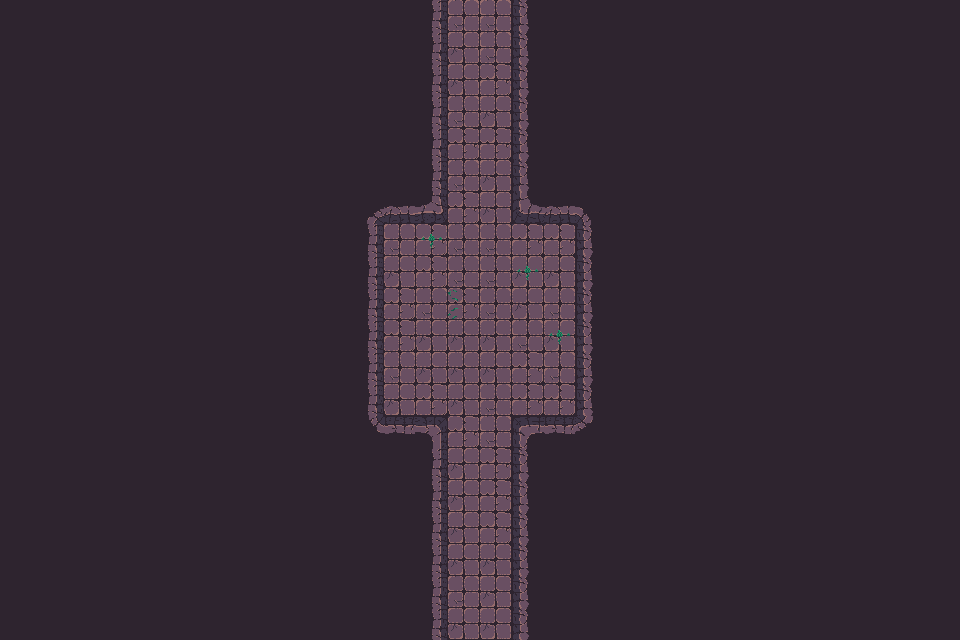

The image is a tile-based game level rendered from a .tmx file. Its description and complete source (layers, tilesets, objects, tile grids) follow:
An orthogonal 30x20 tile map with 32x32 px tiles, 3 tile layers (Walls, Decor, Items), 2 tilesets and 58 objects.

<map version="1.10" tiledversion="1.11.2" orientation="orthogonal" renderorder="right-down" width="30" height="20" tilewidth="32" tileheight="32" infinite="0" nextlayerid="3" nextobjectid="1">
    <tileset firstgid="1" name="Town Tileset" tilewidth="32" tileheight="32" tilecount="64" columns="8">
        <image source="../../../tiles/World H Tileset.png" trans="ff00ff" width="256" height="256" />
        <tile id="4">
            <objectgroup draworder="index" id="2">
                <object id="1" x="0" y="0" width="32" height="32" />
            </objectgroup>
        </tile>
        <tile id="5">
            <objectgroup draworder="index" id="2">
                <object id="1" x="0" y="0" width="32" height="32" />
            </objectgroup>
        </tile>
        <tile id="6">
            <objectgroup draworder="index" id="2">
                <object id="1" x="0" y="0" width="32" height="32" />
            </objectgroup>
        </tile>
        <tile id="7">
            <objectgroup draworder="index" id="2">
                <object id="1" x="0" y="0" width="32" height="32" />
            </objectgroup>
        </tile>
        <tile id="8">
            <objectgroup draworder="index" id="2">
                <object id="1" x="0" y="0" width="32" height="32" />
            </objectgroup>
        </tile>
        <tile id="10">
            <objectgroup draworder="index" id="2">
                <object id="1" x="0" y="32" width="32" height="0" />
            </objectgroup>
        </tile>
        <tile id="11">
            <objectgroup draworder="index" id="2">
                <object id="1" x="0" y="32" width="32" height="0" />
                <object id="2" x="32" y="0" width="0" height="32" />
            </objectgroup>
        </tile>
        <tile id="12">
            <objectgroup draworder="index" id="2">
                <object id="1" x="32" y="0" width="0" height="32" />
            </objectgroup>
        </tile>
        <tile id="13">
            <objectgroup draworder="index" id="2">
                <object id="1" x="0" y="32" width="32" height="0" />
                <object id="2" x="0" y="32" width="32" height="0" />
                <object id="3" x="0" y="0" width="0" height="32" />
            </objectgroup>
        </tile>
        <tile id="14">
            <objectgroup draworder="index" id="2">
                <object id="1" x="0" y="0" width="0" height="32" />
            </objectgroup>
        </tile>
        <tile id="16">
            <objectgroup draworder="index" id="2">
                <object id="1" x="0" y="0" width="32" height="32" />
            </objectgroup>
        </tile>
        <tile id="24">
            <objectgroup draworder="index" id="2">
                <object id="1" x="0" y="0" width="32" height="32" />
            </objectgroup>
        </tile>
    </tileset>
    <tileset firstgid="65" name="Dungeon Crawler Tileset" tilewidth="32" tileheight="32" tilecount="100" columns="10">
        <image source="../../../tiles/Dungeon_Tile.png" trans="" width="320" height="320" />
        <tile id="2">
            <objectgroup draworder="index" id="2">
                <object id="1" x="0" y="0" width="32" height="32" />
            </objectgroup>
        </tile>
        <tile id="3">
            <objectgroup draworder="index" id="2">
                <object id="1" x="0" y="0" width="32" height="32" />
            </objectgroup>
        </tile>
        <tile id="4">
            <objectgroup draworder="index" id="2">
                <object id="1" x="0" y="0" width="32" height="32" />
            </objectgroup>
        </tile>
        <tile id="5">
            <objectgroup draworder="index" id="2">
                <object id="1" x="0" y="0" width="32" height="32" />
            </objectgroup>
        </tile>
        <tile id="6">
            <objectgroup draworder="index" id="2">
                <object id="1" x="0" y="0" width="32" height="32" />
            </objectgroup>
        </tile>
        <tile id="8">
            <objectgroup draworder="index" id="2">
                <object id="1" x="0" y="0" width="32" height="32" />
            </objectgroup>
        </tile>
        <tile id="12">
            <objectgroup draworder="index" id="2">
                <object id="1" x="0" y="0" width="32" height="32" />
            </objectgroup>
        </tile>
        <tile id="13">
            <objectgroup draworder="index" id="2">
                <object id="1" x="0" y="0" width="32" height="32" />
            </objectgroup>
        </tile>
        <tile id="14">
            <objectgroup draworder="index" id="2">
                <object id="1" x="0" y="0" width="32" height="32" />
            </objectgroup>
        </tile>
        <tile id="15">
            <objectgroup draworder="index" id="2">
                <object id="1" x="0" y="0" width="32" height="32" />
            </objectgroup>
        </tile>
        <tile id="16">
            <objectgroup draworder="index" id="2">
                <object id="1" x="0" y="0" width="32" height="32" />
            </objectgroup>
        </tile>
        <tile id="18">
            <objectgroup draworder="index" id="2">
                <object id="1" x="0" y="0" width="32" height="32" />
            </objectgroup>
        </tile>
        <tile id="22">
            <objectgroup draworder="index" id="2">
                <object id="1" x="0" y="0" width="32" height="32" />
            </objectgroup>
        </tile>
        <tile id="23">
            <objectgroup draworder="index" id="2">
                <object id="1" x="0" y="0" width="32" height="32" />
            </objectgroup>
        </tile>
        <tile id="24">
            <objectgroup draworder="index" id="2">
                <object id="1" x="0" y="0" width="32" height="32" />
            </objectgroup>
        </tile>
        <tile id="25">
            <objectgroup draworder="index" id="2">
                <object id="1" x="0" y="0" width="32" height="32" />
            </objectgroup>
        </tile>
        <tile id="26">
            <objectgroup draworder="index" id="2">
                <object id="1" x="0" y="0" width="32" height="32" />
            </objectgroup>
        </tile>
        <tile id="28">
            <objectgroup draworder="index" id="2">
                <object id="1" x="0" y="0" width="32" height="32" />
            </objectgroup>
        </tile>
        <tile id="32">
            <objectgroup draworder="index" id="2">
                <object id="1" x="0" y="0" width="32" height="32" />
            </objectgroup>
        </tile>
        <tile id="33">
            <objectgroup draworder="index" id="2">
                <object id="1" x="0" y="0" width="32" height="32" />
            </objectgroup>
        </tile>
        <tile id="34">
            <objectgroup draworder="index" id="2">
                <object id="1" x="0" y="0" width="32" height="32" />
            </objectgroup>
        </tile>
        <tile id="35">
            <objectgroup draworder="index" id="2">
                <object id="1" x="0" y="0" width="32" height="32" />
            </objectgroup>
        </tile>
        <tile id="36">
            <objectgroup draworder="index" id="2">
                <object id="1" x="0" y="0" width="32" height="32" />
            </objectgroup>
        </tile>
        <tile id="38">
            <objectgroup draworder="index" id="2">
                <object id="1" x="0" y="0" width="32" height="32" />
            </objectgroup>
        </tile>
        <tile id="42">
            <objectgroup draworder="index" id="2">
                <object id="1" x="0" y="0" width="32" height="32" />
            </objectgroup>
        </tile>
        <tile id="43">
            <objectgroup draworder="index" id="2">
                <object id="1" x="0" y="0" width="32" height="32" />
            </objectgroup>
        </tile>
        <tile id="44">
            <objectgroup draworder="index" id="2">
                <object id="1" x="0" y="0" width="32" height="32" />
            </objectgroup>
        </tile>
        <tile id="45">
            <objectgroup draworder="index" id="2">
                <object id="1" x="0" y="0" width="32" height="32" />
            </objectgroup>
        </tile>
        <tile id="46">
            <objectgroup draworder="index" id="2">
                <object id="1" x="0" y="0" width="32" height="32" />
            </objectgroup>
        </tile>
        <tile id="48">
            <objectgroup draworder="index" id="2">
                <object id="1" x="0" y="0" width="32" height="32" />
            </objectgroup>
        </tile>
        <tile id="52">
            <objectgroup draworder="index" id="2">
                <object id="1" x="0" y="0" width="32" height="32" />
            </objectgroup>
        </tile>
        <tile id="53">
            <objectgroup draworder="index" id="2">
                <object id="1" x="0" y="0" width="32" height="32" />
            </objectgroup>
        </tile>
        <tile id="54">
            <objectgroup draworder="index" id="2">
                <object id="1" x="0" y="0" width="32" height="32" />
            </objectgroup>
        </tile>
        <tile id="55">
            <objectgroup draworder="index" id="2">
                <object id="1" x="0" y="0" width="32" height="32" />
            </objectgroup>
        </tile>
        <tile id="56">
            <objectgroup draworder="index" id="2">
                <object id="1" x="0" y="0" width="32" height="32" />
            </objectgroup>
        </tile>
        <tile id="58">
            <objectgroup draworder="index" id="2">
                <object id="1" x="0" y="0" width="32" height="32" />
            </objectgroup>
        </tile>
        <tile id="62">
            <objectgroup draworder="index" id="2">
                <object id="1" x="0" y="0" width="32" height="32" />
            </objectgroup>
        </tile>
        <tile id="63">
            <objectgroup draworder="index" id="2">
                <object id="1" x="0" y="0" width="32" height="32" />
            </objectgroup>
        </tile>
        <tile id="64">
            <objectgroup draworder="index" id="2">
                <object id="1" x="0" y="0" width="32" height="32" />
            </objectgroup>
        </tile>
        <tile id="65">
            <objectgroup draworder="index" id="2">
                <object id="1" x="0" y="0" width="32" height="32" />
            </objectgroup>
        </tile>
        <tile id="66">
            <objectgroup draworder="index" id="2">
                <object id="1" x="0" y="0" width="32" height="32" />
            </objectgroup>
        </tile>
        <tile id="68">
            <objectgroup draworder="index" id="2">
                <object id="1" x="0" y="0" width="32" height="32" />
            </objectgroup>
        </tile>
        <tile id="80">
            <objectgroup draworder="index" id="2">
                <object id="1" x="0" y="0" width="32" height="32" />
            </objectgroup>
        </tile>
    </tileset>
    <layer id="1" name="Walls" width="30" height="20">
        <data encoding="csv">
122,122,122,122,122,122,122,122,122,122,122,122,122,77,66,66,79,122,122,122,122,122,122,122,122,122,122,122,122,122,
122,122,122,122,122,122,122,122,122,122,122,122,122,77,75,66,79,122,122,122,122,122,122,122,122,122,122,122,122,122,
122,122,122,122,122,122,122,122,122,122,122,122,122,77,75,65,79,122,122,122,122,122,122,122,122,122,122,122,122,122,
122,122,122,122,122,122,122,122,122,122,122,122,122,77,66,75,79,122,122,122,122,122,122,122,122,122,122,122,122,122,
122,122,122,122,122,122,122,122,122,122,122,122,122,77,65,65,79,122,122,122,122,122,122,122,122,122,122,122,122,122,
122,122,122,122,122,122,122,122,122,122,122,122,122,77,66,75,79,122,122,122,122,122,122,122,122,122,122,122,122,122,
122,122,122,122,122,122,122,122,122,122,122,67,68,103,65,75,100,68,69,122,122,122,122,122,122,122,122,122,122,122,
122,122,122,122,122,122,122,122,122,122,122,77,66,65,66,66,65,65,79,122,122,122,122,122,122,122,122,122,122,122,
122,122,122,122,122,122,122,122,122,122,122,77,75,65,66,66,75,75,79,122,122,122,122,122,122,122,122,122,122,122,
122,122,122,122,122,122,122,122,122,122,122,77,65,66,65,66,75,66,79,122,122,122,122,122,122,122,122,122,122,122,
122,122,122,122,122,122,122,122,122,122,122,77,65,75,75,75,66,75,79,122,122,122,122,122,122,122,122,122,122,122,
122,122,122,122,122,122,122,122,122,122,122,77,66,75,75,75,65,66,79,122,122,122,122,122,122,122,122,122,122,122,
122,122,122,122,122,122,122,122,122,122,122,77,75,65,75,66,65,65,79,122,122,122,122,122,122,122,122,122,122,122,
122,122,122,122,122,122,122,122,122,122,122,87,88,73,65,66,70,88,89,122,122,122,122,122,122,122,122,122,122,122,
122,122,122,122,122,122,122,122,122,122,122,122,122,77,75,65,79,122,122,122,122,122,122,122,122,122,122,122,122,122,
122,122,122,122,122,122,122,122,122,122,122,122,122,77,75,65,79,122,122,122,122,122,122,122,122,122,122,122,122,122,
122,122,122,122,122,122,122,122,122,122,122,122,122,77,75,65,79,122,122,122,122,122,122,122,122,122,122,122,122,122,
122,122,122,122,122,122,122,122,122,122,122,122,122,77,75,75,79,122,122,122,122,122,122,122,122,122,122,122,122,122,
122,122,122,122,122,122,122,122,122,122,122,122,122,77,66,75,79,122,122,122,122,122,122,122,122,122,122,122,122,122,
122,122,122,122,122,122,122,122,122,122,122,122,122,77,75,75,79,122,122,122,122,122,122,122,122,122,122,122,122,122
        </data>
    </layer>
    <layer id="1" name="Decor" width="30" height="20">
        <data encoding="csv">
133,133,133,133,133,133,133,133,133,133,133,133,133,133,133,133,133,133,133,133,133,133,133,133,133,133,133,133,133,133,
133,133,133,133,133,133,133,133,133,133,133,133,133,133,133,133,133,133,133,133,133,133,133,133,133,133,133,133,133,133,
133,133,133,133,133,133,133,133,133,133,133,133,133,133,133,133,133,133,133,133,133,133,133,133,133,133,133,133,133,133,
133,133,133,133,133,133,133,133,133,133,133,133,133,133,133,133,133,133,133,133,133,133,133,133,133,133,133,133,133,133,
133,133,133,133,133,133,133,133,133,133,133,133,133,133,133,133,133,133,133,133,133,133,133,133,133,133,133,133,133,133,
133,133,133,133,133,133,133,133,133,133,133,133,133,133,133,133,133,133,133,133,133,133,133,133,133,133,133,133,133,133,
133,133,133,133,133,133,133,133,133,133,133,133,133,133,133,133,133,133,133,133,133,133,133,133,133,133,133,133,133,133,
133,133,133,133,133,133,133,133,133,133,133,133,133,135,133,133,133,133,133,133,133,133,133,133,133,133,133,133,133,133,
133,133,133,133,133,133,133,133,133,133,133,133,133,133,133,133,135,133,133,133,133,133,133,133,133,133,133,133,133,133,
133,133,133,133,133,133,133,133,133,133,133,133,133,133,139,133,133,133,133,133,133,133,133,133,133,133,133,133,133,133,
133,133,133,133,133,133,133,133,133,133,133,133,133,133,133,133,133,135,133,133,133,133,133,133,133,133,133,133,133,133,
133,133,133,133,133,133,133,133,133,133,133,133,133,133,133,133,133,133,133,133,133,133,133,133,133,133,133,133,133,133,
133,133,133,133,133,133,133,133,133,133,133,133,133,133,133,133,133,133,133,133,133,133,133,133,133,133,133,133,133,133,
133,133,133,133,133,133,133,133,133,133,133,133,133,133,133,133,133,133,133,133,133,133,133,133,133,133,133,133,133,133,
133,133,133,133,133,133,133,133,133,133,133,133,133,133,133,133,133,133,133,133,133,133,133,133,133,133,133,133,133,133,
133,133,133,133,133,133,133,133,133,133,133,133,133,133,133,133,133,133,133,133,133,133,133,133,133,133,133,133,133,133,
133,133,133,133,133,133,133,133,133,133,133,133,133,133,133,133,133,133,133,133,133,133,133,133,133,133,133,133,133,133,
133,133,133,133,133,133,133,133,133,133,133,133,133,133,133,133,133,133,133,133,133,133,133,133,133,133,133,133,133,133,
133,133,133,133,133,133,133,133,133,133,133,133,133,133,133,133,133,133,133,133,133,133,133,133,133,133,133,133,133,133,
133,133,133,133,133,133,133,133,133,133,133,133,133,133,133,133,133,133,133,133,133,133,133,133,133,133,133,133,133,133
        </data>
    </layer>
    <layer id="1" name="Items" width="30" height="20">
        <data encoding="csv">
133,133,133,133,133,133,133,133,133,133,133,133,133,133,133,133,133,133,133,133,133,133,133,133,133,133,133,133,133,133,
133,133,133,133,133,133,133,133,133,133,133,133,133,133,133,133,133,133,133,133,133,133,133,133,133,133,133,133,133,133,
133,133,133,133,133,133,133,133,133,133,133,133,133,133,133,133,133,133,133,133,133,133,133,133,133,133,133,133,133,133,
133,133,133,133,133,133,133,133,133,133,133,133,133,133,133,133,133,133,133,133,133,133,133,133,133,133,133,133,133,133,
133,133,133,133,133,133,133,133,133,133,133,133,133,133,133,133,133,133,133,133,133,133,133,133,133,133,133,133,133,133,
133,133,133,133,133,133,133,133,133,133,133,133,133,133,133,133,133,133,133,133,133,133,133,133,133,133,133,133,133,133,
133,133,133,133,133,133,133,133,133,133,133,133,133,133,133,133,133,133,133,133,133,133,133,133,133,133,133,133,133,133,
133,133,133,133,133,133,133,133,133,133,133,133,133,133,133,133,133,133,133,133,133,133,133,133,133,133,133,133,133,133,
133,133,133,133,133,133,133,133,133,133,133,133,133,133,133,133,133,133,133,133,133,133,133,133,133,133,133,133,133,133,
133,133,133,133,133,133,133,133,133,133,133,133,133,133,133,133,133,133,133,133,133,133,133,133,133,133,133,133,133,133,
133,133,133,133,133,133,133,133,133,133,133,133,133,133,133,133,133,133,133,133,133,133,133,133,133,133,133,133,133,133,
133,133,133,133,133,133,133,133,133,133,133,133,133,133,133,133,133,133,133,133,133,133,133,133,133,133,133,133,133,133,
133,133,133,133,133,133,133,133,133,133,133,133,133,133,133,133,133,133,133,133,133,133,133,133,133,133,133,133,133,133,
133,133,133,133,133,133,133,133,133,133,133,133,133,133,133,133,133,133,133,133,133,133,133,133,133,133,133,133,133,133,
133,133,133,133,133,133,133,133,133,133,133,133,133,133,133,133,133,133,133,133,133,133,133,133,133,133,133,133,133,133,
133,133,133,133,133,133,133,133,133,133,133,133,133,133,133,133,133,133,133,133,133,133,133,133,133,133,133,133,133,133,
133,133,133,133,133,133,133,133,133,133,133,133,133,133,133,133,133,133,133,133,133,133,133,133,133,133,133,133,133,133,
133,133,133,133,133,133,133,133,133,133,133,133,133,133,133,133,133,133,133,133,133,133,133,133,133,133,133,133,133,133,
133,133,133,133,133,133,133,133,133,133,133,133,133,133,133,133,133,133,133,133,133,133,133,133,133,133,133,133,133,133,
133,133,133,133,133,133,133,133,133,133,133,133,133,133,133,133,133,133,133,133,133,133,133,133,133,133,133,133,133,133
        </data>
    </layer>
</map>
